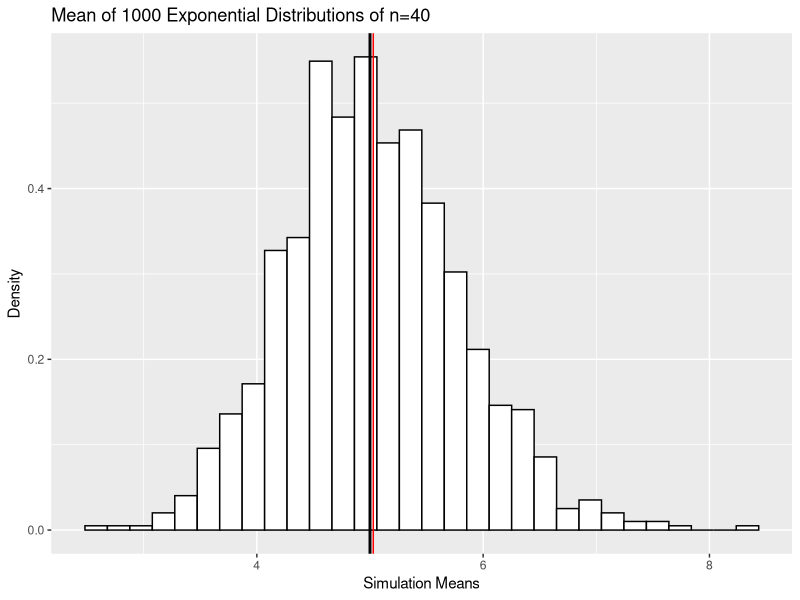
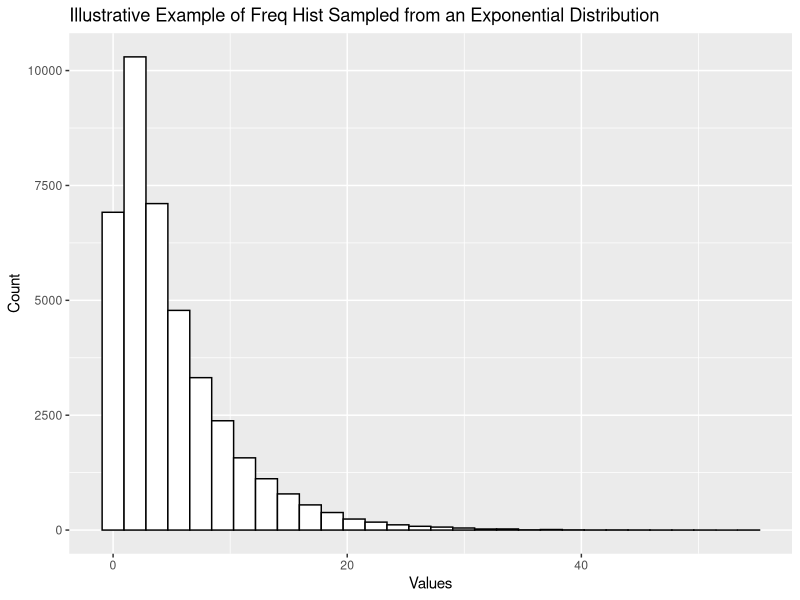
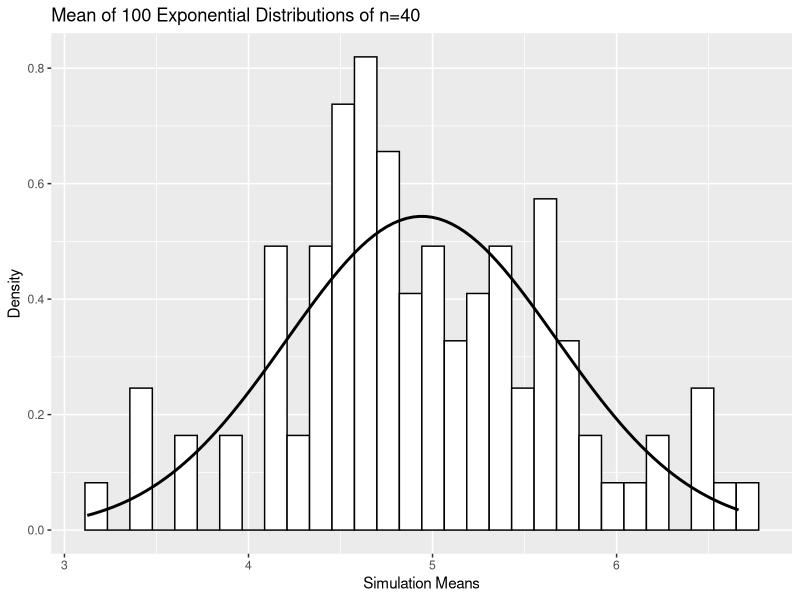
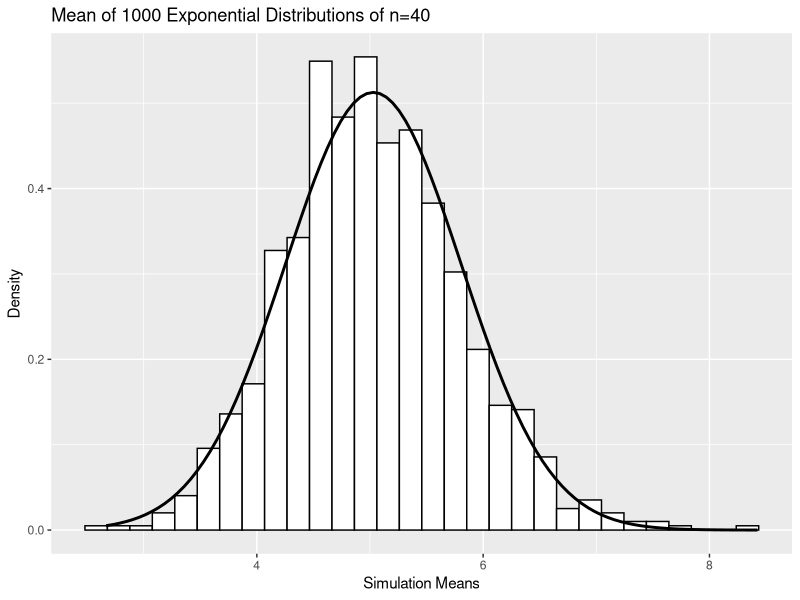

Source code (R) for these figures, in order:
## ---- chunk 1
# Required Libraries
library(ggplot2)

# CLT Simulation Loop from the Mean of a Sample Exponential Distribution
set.seed(999) #For reporduceability
expMeans = NULL
for (i in 1:1000) {
  expMeans = c(expMeans, mean(rexp(40, rate=0.2)))
}
expMeansPlot = data.frame(expMeans) #ggplot requires data frames
colnames(expMeansPlot) = c("means")

# Plot the Means Distribution
ggplot(expMeansPlot, aes(x=means)) +
  geom_histogram(colour="black", fill="white", aes(y=..density..)) +
  #stat_function(fun=dnorm, args=list(mean=mean(expMeansPlot$means),sd=sd(expMeansPlot$means)),size = 1, colour = "black") +
  geom_vline(xintercept = 5, size = 1, colour = "black") + #Theoretical mean line
  geom_vline(xintercept = mean(expMeansPlot$means), size = 0.5, colour = "red") + #Simulation mean line
  ggtitle("Mean of 1000 Exponential Distributions of n=40") +
  xlab("Simulation Means") +
  ylab("Density")
## ---- chunk 2
# Mean of Simulation Output
mean(expMeans)

# Theoretical Mean for an Exponential Distribution
1/0.2
## ---- chunk 3
# Variance of the Simulation Output
var(expMeans)

# Variance of the Theoretical Exponential Distribution
(1/0.2)^2/40
## ---- chunk 4
# Illustrative Example of a Large Sample Exponential Distribution
expDist = NULL
set.seed(999) #For reporduceability
expDist = data.frame(rexp(40000, rate=0.2))
colnames(expDist) = c("values")

# Plot the Frequency Histogram of the Sampled Exponential Distribution
ggplot(expDist, aes(x=values)) +
  geom_histogram(colour="black", fill="white") +
  ggtitle("Illustrative Example of Freq Hist Sampled from an Exponential Distribution") +
  xlab("Values") +
  ylab("Count")

# Low Resolution 100 Simulations for Contrast
set.seed(999) #For reporduceability
expMeans100 = NULL
for (i in 1:100) {
  expMeans100 = c(expMeans100, mean(rexp(40, rate=0.2)))
}
expMeansPlot100 = data.frame(expMeans100)
colnames(expMeansPlot100) = c("means")

ggplot(expMeansPlot100, aes(x=means)) +
  geom_histogram(colour="black", fill="white", aes(y=..density..)) +
  stat_function(fun=dnorm, args=list(mean=mean(expMeansPlot100$means),sd=sd(expMeansPlot100$means)),size = 1, colour = "black") +
  ggtitle("Mean of 100 Exponential Distributions of n=40") +
  xlab("Simulation Means") +
  ylab("Density")

# Higher Resolution 1000 Simulations
ggplot(expMeansPlot, aes(x=means)) +
  geom_histogram(colour="black", fill="white", aes(y=..density..)) +
  stat_function(fun=dnorm, args=list(mean=mean(expMeansPlot$means),sd=sd(expMeansPlot$means)),size = 1, colour = "black") +
  ggtitle("Mean of 1000 Exponential Distributions of n=40") +
  xlab("Simulation Means") +
  ylab("Density")
